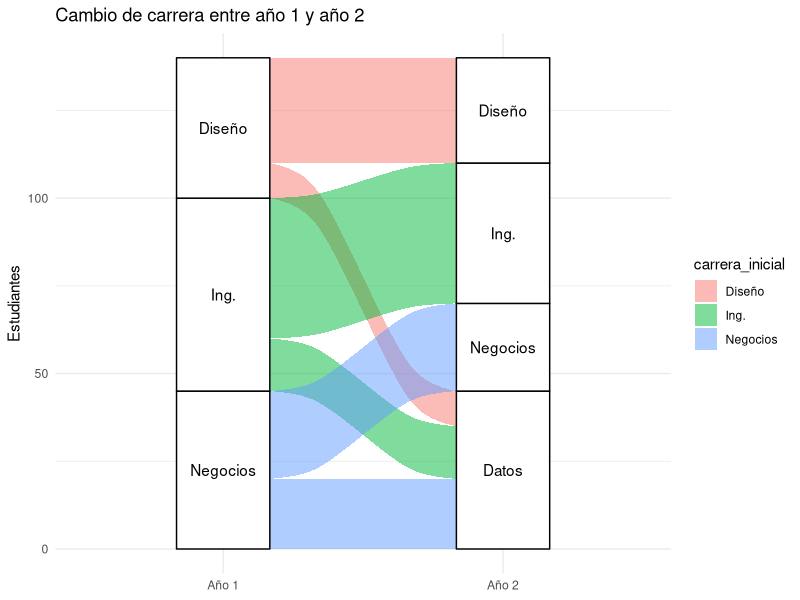

Recreate this plot in R.
## ---- chunk 1
library(ggplot2)
library(ggalluvial)
## ---- chunk 2
datos <- data.frame(
  carrera_inicial = c("Ing.", "Ing.", "Diseño", "Diseño", "Negocios", "Negocios"),
  carrera_final   = c("Ing.", "Datos", "Diseño", "Datos", "Negocios", "Datos"),
  n = c(40, 15, 30, 10, 25, 20)
)
## ---- chunk 3
datos |> head()
## ---- chunk 4
ggplot(datos,
       aes(axis1 = carrera_inicial, axis2 = carrera_final, y = n)) +
  geom_alluvium(aes(fill = carrera_inicial)) +
  geom_stratum() +
  geom_text(stat = "stratum", aes(label = after_stat(stratum))) +
  scale_x_discrete(limits = c("Año 1", "Año 2")) +
  labs(title = "Cambio de carrera entre año 1 y año 2", y = "Estudiantes") +
  theme_minimal()
